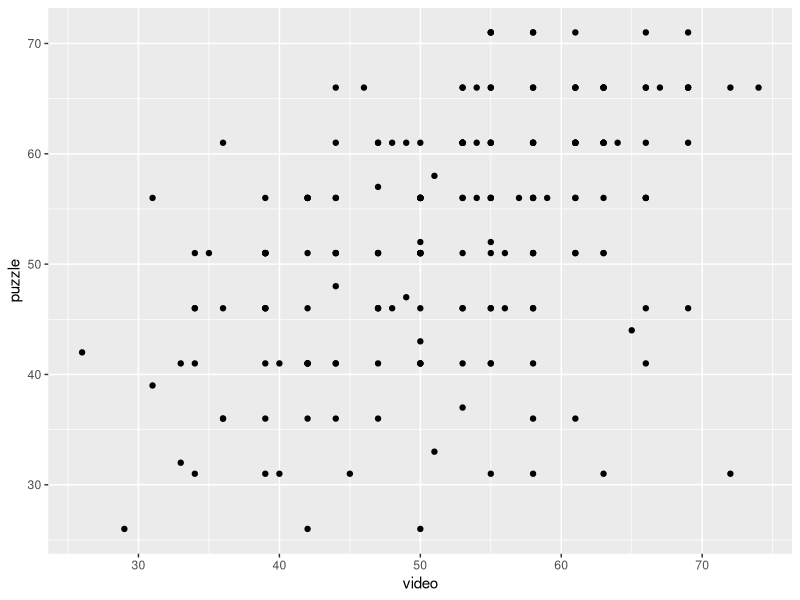
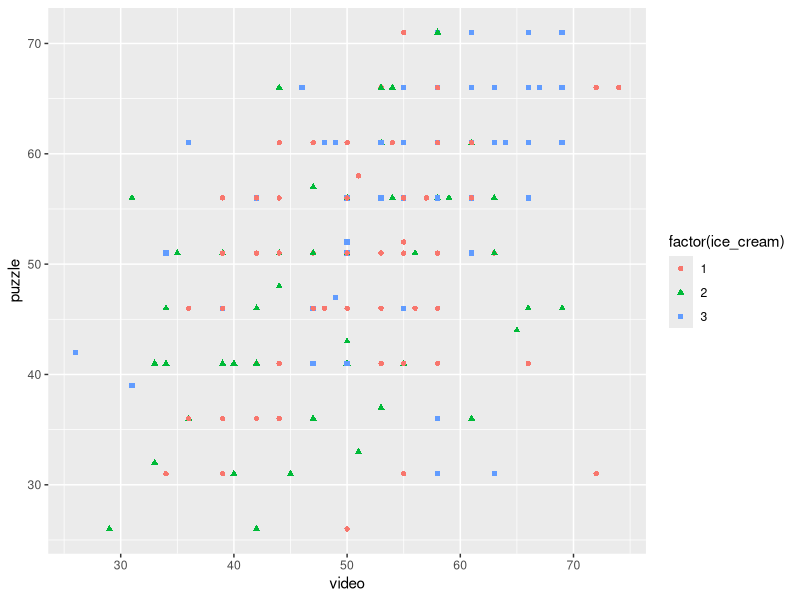
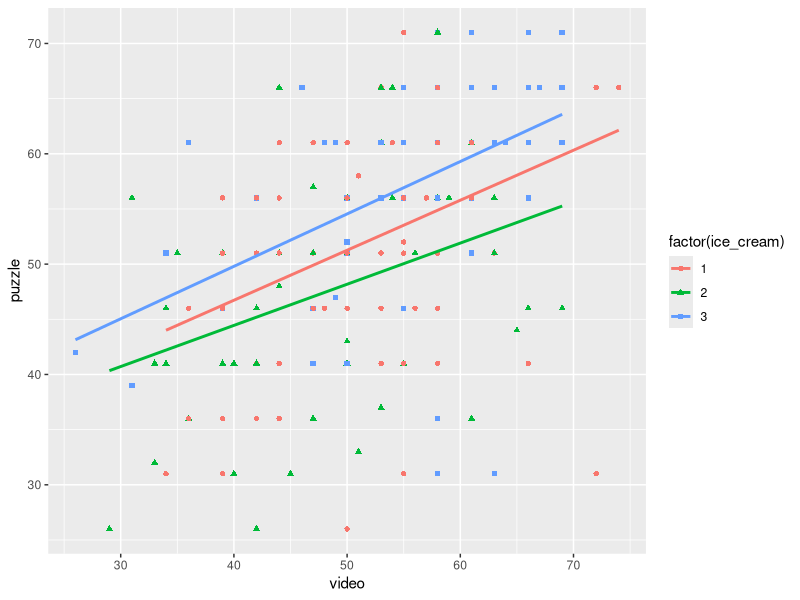
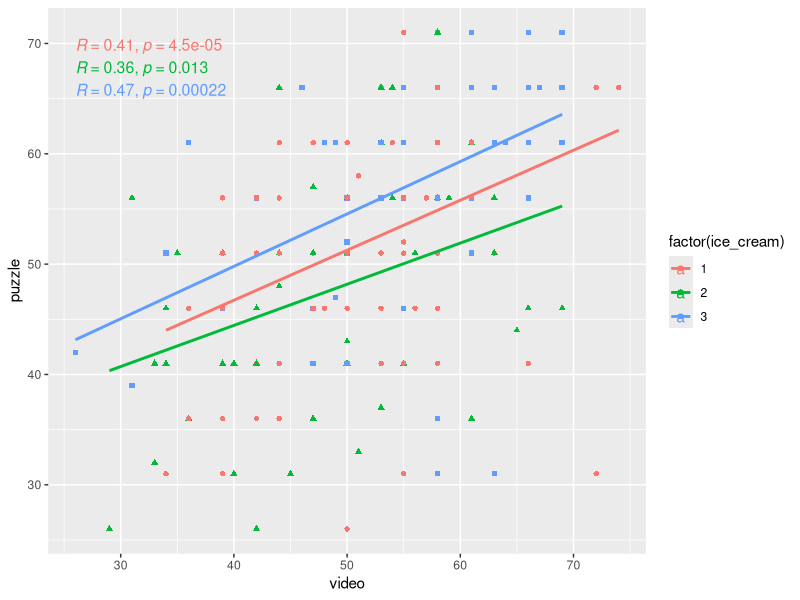
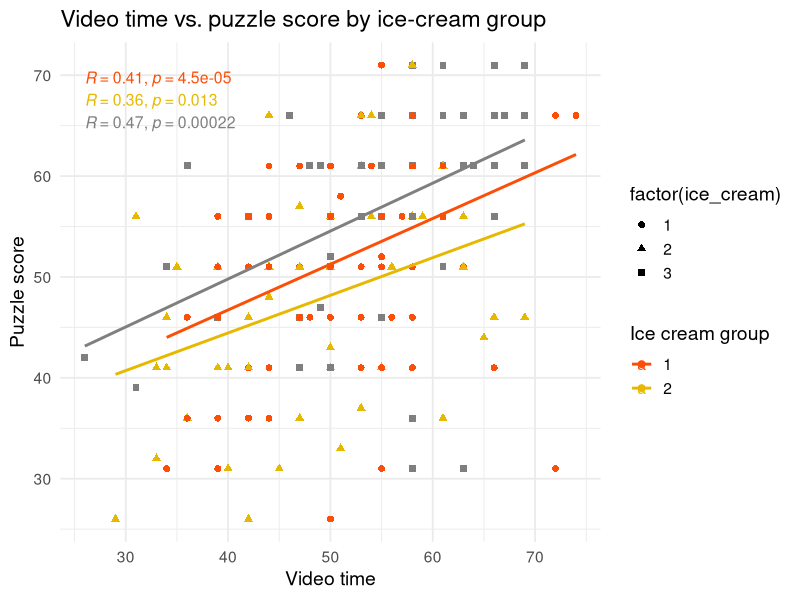

Source code (R) for these figures, in order:
## ---- chunk 1
library(tidyverse)
library(ggpubr)  # provides stat_cor()

# Load prepared dataset (CSV2 uses semicolon separator)
icecream <- read_csv("../../src/data/ice_cream.csv")
## ---- chunk 2
ggplot(icecream, aes(x = video, y = puzzle)) +
  geom_point()
## ---- chunk 3
ggplot(icecream, aes(video, puzzle)) +
  geom_point(aes(color = factor(ice_cream),
                 shape = factor(ice_cream)))
## ---- chunk 4
ggplot(icecream, aes(video, puzzle)) +
  geom_point(aes(color = factor(ice_cream),
                 shape = factor(ice_cream))) +
  geom_smooth(aes(color = factor(ice_cream)),
              method = "lm",
              se = FALSE)
## ---- chunk 5
ggplot(icecream, aes(video, puzzle)) +
  geom_point(aes(color = factor(ice_cream),
                 shape = factor(ice_cream))) +
  geom_smooth(aes(color = factor(ice_cream)),
              method = "lm",
              se = FALSE) +
  stat_cor(aes(color = factor(ice_cream)),
           method = "pearson",
           label.x.npc = "left",
           label.y.npc = "top",
           size = 4)
## ---- chunk 6
ggplot(icecream, aes(video, puzzle)) +
  geom_point(aes(color = factor(ice_cream),
                 shape = factor(ice_cream)),
             size = 2) +
  geom_smooth(aes(color = factor(ice_cream),
                  fill  = factor(ice_cream)),
              method = "lm",
              se = FALSE,
              linewidth = 1) +
  stat_cor(aes(color = factor(ice_cream)),
           method = "pearson",
           label.x.npc = "left",
           label.y.npc = "top",
           size = 4) +
  scale_color_manual(
    name = "Ice cream group",
    values = c("4" = "#00AFBB", "2" = "#E7B800", "1" = "#FC4E07")
  ) +
  scale_fill_manual(
    name = "Ice cream group",
    values = c("4" = "#00AFBB", "2" = "#E7B800", "1" = "#FC4E07")
  ) +
  labs(
    x = "Video time",
    y = "Puzzle score",
    title = "Video time vs. puzzle score by ice‑cream group"
  ) +
  theme_minimal(base_size = 14)
